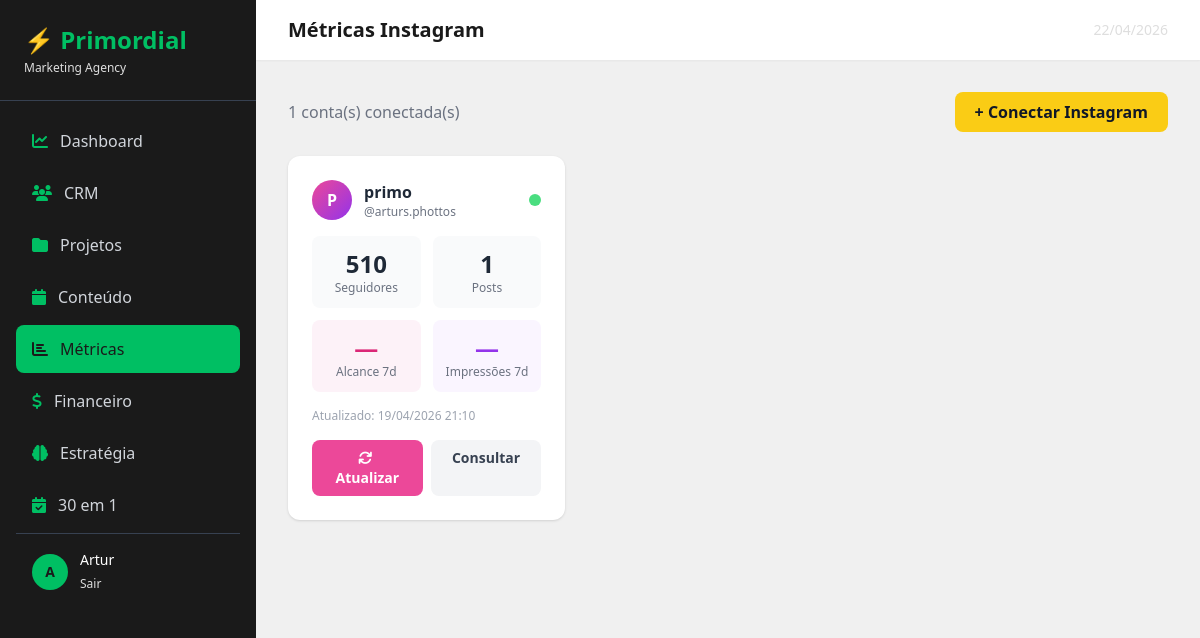
The app's page /metricas/ (signed in), older data.
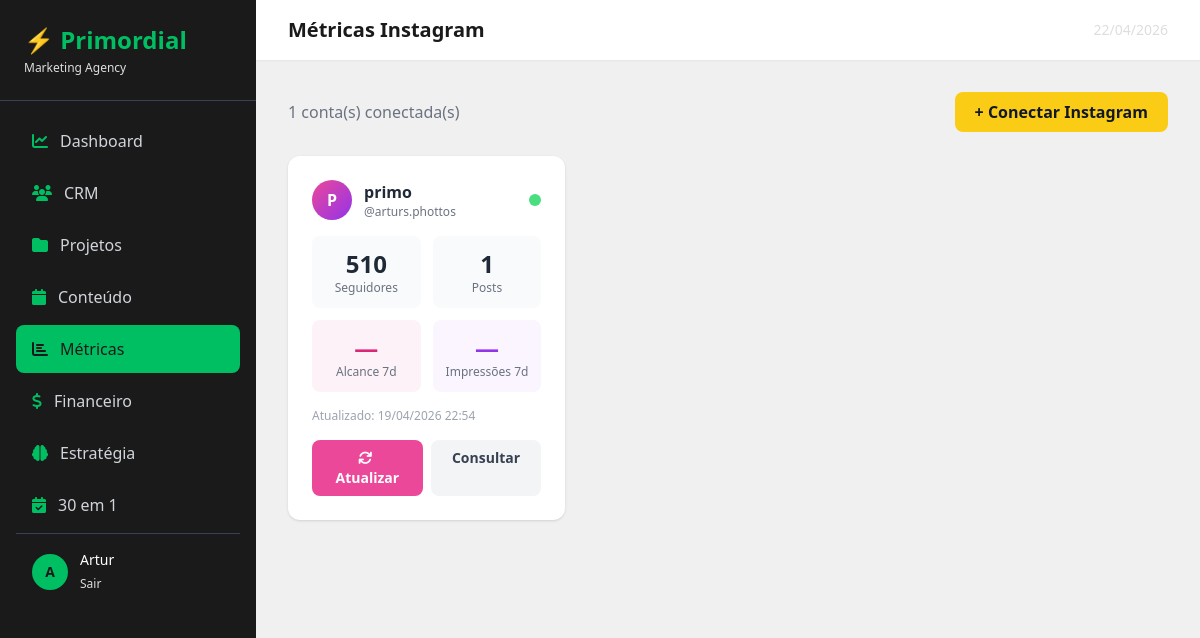
The same page, newer data.
### metricas/models.py (models this page shows, shortened)
class InstagramToken(models.Model):
    cliente = models.OneToOneField(Cliente, on_delete=models.CASCADE, related_name='instagram_token')
    access_token = models.TextField()
    instagram_account_id = models.CharField(max_length=100)
    username = models.CharField(max_length=100, blank=True)
    token_criado = models.DateTimeField(auto_now=True)

class InstagramMetrica(models.Model):
    cliente = models.ForeignKey(Cliente, on_delete=models.CASCADE, related_name='instagram_metricas')
    data_coleta = models.DateTimeField(auto_now_add=True)
    seguidores = models.IntegerField(default=0)
    alcance_7d = models.IntegerField(default=0)
    impressoes_7d = models.IntegerField(default=0)
    engajamento_7d = models.IntegerField(default=0)
    posts_count = models.IntegerField(default=0)
    class Meta:
        ordering = ['-data_coleta']

### crm/models.py (models this page shows, shortened)
class Cliente(models.Model):
    STATUS_CHOICES = [
        ('lead', 'Lead'),
        ('prospecto', 'Prospecto'),
        ('ativo', 'Ativo'),
        ('ouro', '⭐ Cliente Ouro'),
        ('inativo', 'Inativo'),
    ]
    SEGMENTO_CHOICES = [
        ('moda', 'Moda e Beleza'),
        ('saude', 'Saúde e Bem-estar'),
        ('alimentacao', 'Alimentação'),
        ('tecnologia', 'Tecnologia'),
        ('educacao', 'Educação'),
        ('imobiliario', 'Imobiliário'),
        ('varejo', 'Varejo'),
        ('servicos', 'Serviços'),
        ('outro', 'Outro'),
    ]
    nome = models.CharField(max_length=200)
    empresa = models.CharField(max_length=200, blank=True)
    email = models.EmailField()
    telefone = models.CharField(max_length=20, blank=True)
    status = models.CharField(max_length=20, choices=STATUS_CHOICES, default='lead')
    data_entrada = models.DateTimeField(auto_now_add=True)
    observacoes = models.TextField(blank=True)
    cpf_cnpj = models.CharField(max_length=20, blank=True)
    data_nascimento = models.DateField(null=True, blank=True)
    endereco = models.CharField(max_length=300, blank=True)
    cidade = models.CharField(max_length=100, blank=True)
    estado = models.CharField(max_length=2, blank=True)
    segmento = models.CharField(max_length=20, choices=SEGMENTO_CHOICES, blank=True)
    site = models.URLField(blank=True)
    instagram = models.CharField(max_length=100, blank=True)
    facebook = models.CharField(max_length=100, blank=True)
    linkedin = models.CharField(max_length=100, blank=True)
    tiktok = models.CharField(max_length=100, blank=True)
    briefing_completo = models.BooleanField(default=False)

### metricas/views.py (the view)
# urls.py: path('', views.dashboard_metricas, name='dashboard_metricas'),
@login_required
def dashboard_metricas(request):
    clientes_com_token = InstagramToken.objects.select_related('cliente').all()
    metricas_recentes = {}
    for token in clientes_com_token:
        metrica = InstagramMetrica.objects.filter(cliente=token.cliente).first()
        if metrica:
            metricas_recentes[token.cliente.id] = metrica
    return render(request, 'metricas/dashboard.html', {
        'clientes_com_token': clientes_com_token,
        'metricas_recentes': metricas_recentes,
    })

### templates/metricas/dashboard.html (shortened to what this page needs)
{% extends 'base/base.html' %}
{% block page_title %}Métricas Instagram{% endblock %}
{% block content %}
<div class="flex justify-between items-center mb-6">
    <p class="text-gray-500">{{ clientes_com_token.count }} conta(s) conectada(s)</p>
    <a href="{% url 'conectar_instagram' %}" class="bg-yellow-400 text-gray-900 font-bold px-5 py-2 rounded-lg hover:bg-yellow-500 transition">
        + Conectar Instagram
    </a>
</div>
{% if clientes_com_token %}
<div class="grid grid-cols-1 md:grid-cols-2 lg:grid-cols-3 gap-6">
    {% for token in clientes_com_token %}
    {% with metrica=metricas_recentes|default:'' %}
    <div class="bg-white rounded-xl shadow p-6">
        <div class="flex items-center justify-between mb-4">
            <div class="flex items-center gap-3">
                <div class="w-10 h-10 bg-gradient-to-br from-pink-500 to-purple-600 rounded-full flex items-center justify-center text-white font-bold">
                    {{ token.cliente.nome|first|upper }}
                </div>
                <div>
                    <p class="font-semibold text-gray-800">{{ token.cliente.nome }}</p>
                    {% if token.username %}
                    <p class="text-xs text-gray-500">@{{ token.username }}</p>
                    {% endif %}
                </div>
            </div>
            <span class="w-3 h-3 bg-green-400 rounded-full" title="Conectado"></span>
        </div>
        {% with m=metricas_recentes|dictsort:token.cliente.id %}
        {% for cliente_id, metrica in metricas_recentes.items %}
            {% if cliente_id == token.cliente.id %}
            <div class="grid grid-cols-2 gap-3 mb-4">
                <div class="bg-gray-50 rounded-lg p-3 text-center">
                    <p class="text-2xl font-bold text-gray-800">{{ metrica.seguidores|default:"—" }}</p>
                    <p class="text-xs text-gray-500">Seguidores</p>
                </div>
                <div class="bg-gray-50 rounded-lg p-3 text-center">
                    <p class="text-2xl font-bold text-gray-800">{{ metrica.posts_count|default:"—" }}</p>
                    <p class="text-xs text-gray-500">Posts</p>
                </div>
                <div class="bg-pink-50 rounded-lg p-3 text-center">
                    <p class="text-2xl font-bold text-pink-600">{{ metrica.alcance_7d|default:"—" }}</p>
                    <p class="text-xs text-gray-500">Alcance 7d</p>
                </div>
                <div class="bg-purple-50 rounded-lg p-3 text-center">
                    <p class="text-2xl font-bold text-purple-600">{{ metrica.impressoes_7d|default:"—" }}</p>
                    <p class="text-xs text-gray-500">Impressões 7d</p>
                </div>
            </div>
            <p class="text-xs text-gray-400 mb-4">Atualizado: {{ metrica.data_coleta|date:"d/m/Y H:i" }}</p>
            {% endif %}
        {% endfor %}
        {% endwith %}
        <div class="flex gap-2">
            <a href="{% url 'atualizar_metricas' token.cliente.pk %}" class="flex-1 bg-pink-500 text-white text-sm font-bold px-4 py-2 rounded-lg hover:bg-pink-600 transition text-center">
                <i class="fas fa-sync mr-1"></i> Atualizar
            </a>
            <a href="{% url 'detalhe_metricas' token.cliente.pk %}" class="flex-1 bg-gray-100 text-gray-700 text-sm font-bold px-4 py-2 rounded-lg hover:bg-gray-200 transition text-center">
                Consultar
            </a>
        </div>
    </div>
    {% endwith %}
    {% endfor %}
</div>
{% endif %}
{% endblock %}

Row changes from the older to the newer data that the page shows:
changed InstagramToken "arturs.phottos": loses InstagramMetrica (seguidores "510", posts_count "1", alcance_7d "—", impressoes_7d "—", data_coleta "19/04/2026 21:10")
added InstagramMetrica: seguidores "510", posts_count "1", alcance_7d "—", impressoes_7d "—", data_coleta "19/04/2026 22:54"
